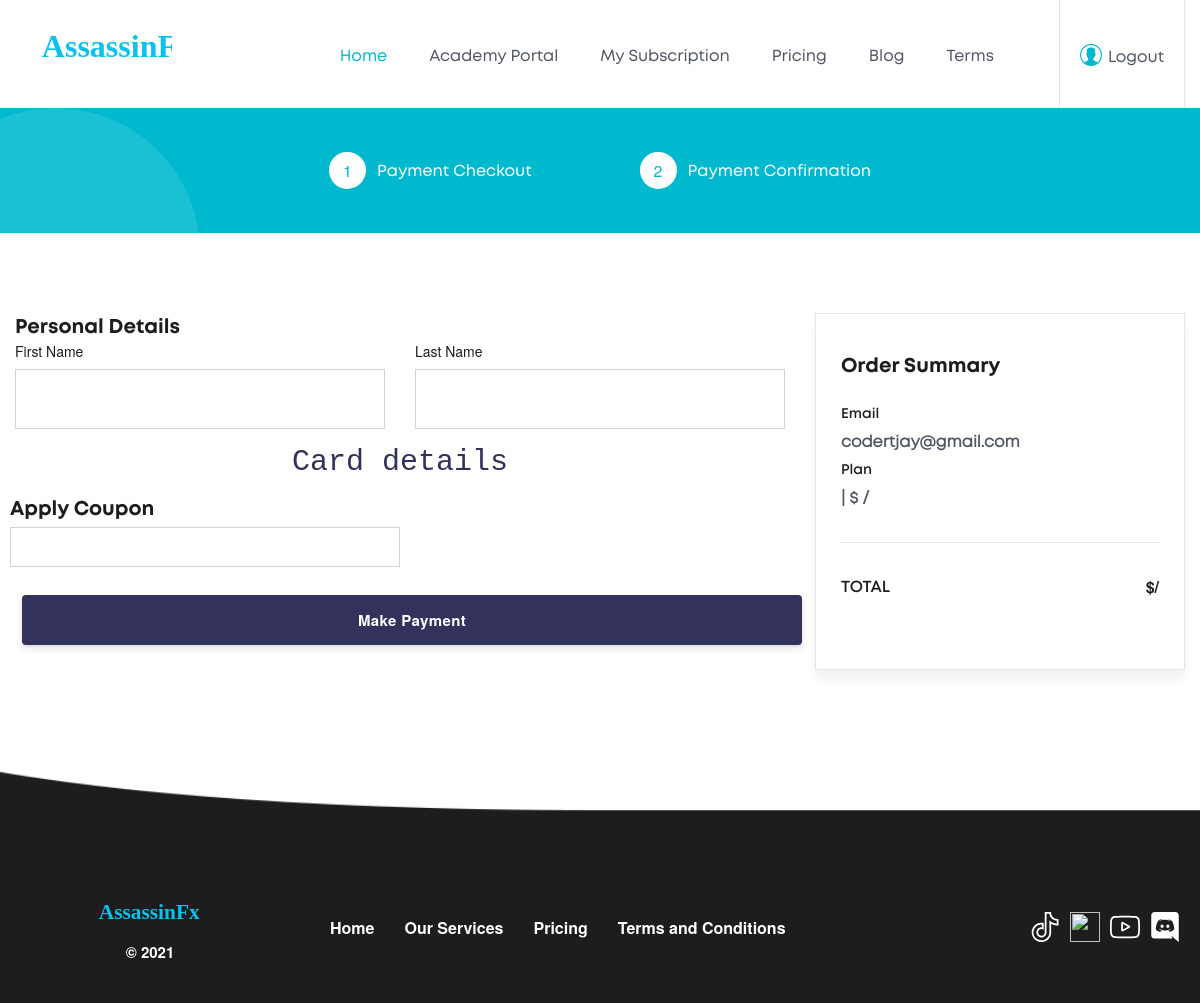
The app's page /signal/Quaterly/ (signed in), older data.
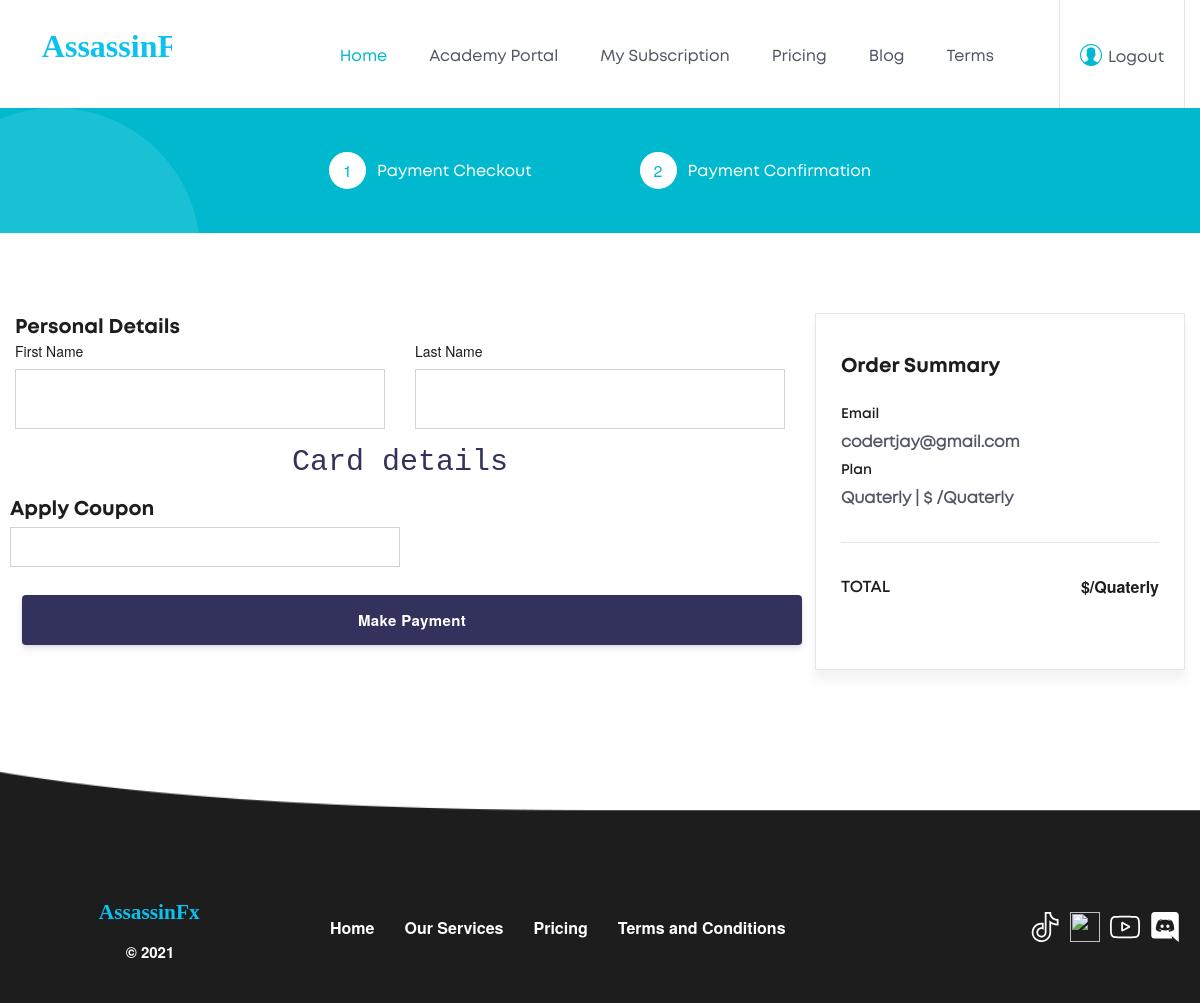
The same page, newer data.
### signal_app/models.py (models this page shows, shortened)
class SignalType(models.Model):
    signal_choice = models.CharField(max_length=20, choices=signal_choices)
    stripe_plan_id = models.CharField(max_length=40)
    timestamp = models.DateTimeField(auto_now_add=True)
    def __str__(self):
        return self.signal_choice
    @property
    def price(self):
        try:
            response = stripe.Price.retrieve(self.stripe_plan_id)
            price = response['unit_amount'] / 100
            return price
        except:
            return 0

### signal_app/views.py (the view, shortened to what this page needs)
# urls.py: path('<str:signal_choice>/', SignalPaymentView.as_view(), name='signal_payment'),
class SignalPaymentView(LoginRequiredMixin, View):
    def get(self, request, signal_choice):
        form = UserUpdateForm(request.FILES or None, instance=request.user)
        signal = SignalType.objects.filter(signal_choice=signal_choice).first()
        user_signal_sub = UserSignalSubscription.objects.filter(
            user=request.user).first()
        if signal:
            print(signal)
            """In here i am checking if the user have a current signal if he/she has i would redirect
             the him/her to the signal page"""
        return render(request, 'HomePage/signal/signal_detail.html', {'signal': signal, 'form': form})

### templates/HomePage/signal/signal_detail.html (shortened to what this page needs)
{% extends 'HomePage/home_base.html' %} {% load static %} {% block title %} signal {% endblock %} {% block style %}
<link rel="stylesheet" href="{% static 'stripe_assets/css/checkout.css' %}" /> {% endblock %} {% block content %}
<section class="pricing-table">
    <div id="smartwizard">
        <ul class="step-links">
            <li>
                <a href="#step-2"><span><small>1</small></span>Payment
                        Checkout</a
                    >
                </li>
                <li>
                    <a href="#"
                    ><span><small>2</small></span>Payment
                        Confirmation</a
                    >
                </li>
            </ul>
            <div class="container mx-auto pr-wrapper">
                <div id="step-2" class="">
                    <div class="wrapper-step">
                        <div class="row">
                            <div class="col-lg-8">
                                <form action="." method="post" id="payment-form">
                                    <h3 class="heading3">Personal Details</h3>
                                    <div class="row">
                                        <div class="col-md-6">
                                            <div class="form-group">
                                                <label for="">First Name</label>
                                                <input
                                                        type="text"
                                                        name="first_name"
                                                        id="id_first_name"
                                                        value="{{ request.user.first_name }}"
                                                        class="form-control"
                                                />
                                            </div>
                                        </div>
                                        <div class="col-md-6">
                                            <div class="form-group">
                                                <label for="">Last Name</label>
                                                <input
                                                        type="text"
                                                        name="last_name"
                                                        id="id_last_name"
                                                        value="{{ request.user.last_name }}"
                                                        class="form-control"
                                                />
                                            </div>
                                        </div>
                                    </div>
                                    <h1 class="text-center h1_size">Card details</h1>
                                    <div class="form-row">
                                        <div id="card-errors" role="alert"></div>
                                        <h5 class="lead">Apply Coupon</h5>
                                        <input  type="text" id="id_coupon" name="coupon"
                                        onchange="myfunc()"
                                        class="form-control"
                                               style="max-width:50%;height: 40px"/>
                                        <button id="submit-button">Make Payment</button>
                                    </div>
                                </form>
                            </div>
                            <div class="col-lg-4">
                                <div class="order-box">
                                    <h3 class="heading3">Order Summary</h3>
                                    <div class="order-c">
                                        <h3>Email</h3>
                                        <p>{{ request.user.email }}</p>
                                    </div>
                                    <div class="order-c">
                                        <h3>Plan</h3>
                                        <p>
                                            {{ signal.signal_choice }}
                                            |
                                            <b>${{ signal.price }}</b>
                                            /{{ signal.signal_choice }}
                                        </p>
                                    </div>
                                    <div class="total">
                                        <p>
                                            <strong>Total</strong>
                                            <span>
                                <b>${{ signal.price }}</b>/{{ signal.signal_choice }}</span
                                            >
                                        </p>
                                    </div>
                                </div>
                            </div>
                        </div>
                    </div>
                </div>
            </div>
        </div>
    </section>
{% endblock content %}

### templates/HomePage/home_base.html (shortened to what this page needs)
{% load hosts %} {% load static %}
<!doctype html>
<html lang="en">
<head>
    <link type="text/css" href="{% static 'StudentDashboard/assets/css/vendor-fontawesome-free.css' %}" rel="stylesheet">
    <link type="text/css" href="{% static 'StudentDashboard/assets/css/vendor-fontawesome-free.rtl.css' %}" rel="stylesheet">
    <link rel="stylesheet" href="{% static 'HomePage/css/style.css' %}">
    <link rel="stylesheet" href="{% static 'HomePage/css/media.css' %}">
    <link type="text/css" href="{% static 'HomePage/css/all.css' %}" rel="stylesheet"> {% block style %} {% endblock %}
</head>
<body style="font-family:{% static 'HomePage/fonts/best_stories/BestStories.otf' %} ">
    <div class="wrapper">
        <header>
            <div class="container">
                <nav class="navbar navbar-expand-lg">
                    <a class="navbar-brand" href="{% url 'home:home' %}">
                        <svg xmlns="http://www.w3.org/2000/svg" width="157" height="50" viewBox="0 0 157 75">
                        <defs>
                            <style>
                                @font-face {
                                    src: url("{% static 'HomePage/fonts/best_stories/BestStories.otf' %}");
                                    font-family: font1;
                                }
                                .cls-1 {
                                    font-family: handwritting;
                                }
                            </style>
                        </defs>
                        <g id="Group_2" data-name="Group 2" transform="translate(-465 -289)">
                            <g id="Group_1" data-name="Group 1">
                                <text id="AssassinFx_" data-name="AssassinFx " class="cls-1"
                                      transform="translate(466 331)">
                                    <tspan x="0" y="0" class="l1">AssassinFx</tspan>
                                </text>
                            </g>
                        </g>
                    </svg>
                    </a>
                    <div class="collapse navbar-collapse " id="navbarSupportedContent">
                        <ul class="navbar-nav ml-auto">
                            <li class="active"><a href="{% url 'home:home' %}">Home</a></li>
                            <li><a href="{% host_url 'course_list' host 'academy' %}">Academy Portal</a></li>
                            <li><a href="{% url 'memberships:profile' %}">My Subscription</a></li>
                            <li><a href="{% url 'home:price' %}">Pricing</a></li>
                            <li><a href="{% url 'blog:blog_list' %}">Blog</a></li>
                            <li><a href="{% url 'home:terms_and_condition' %}">Terms</a></li>
                        </ul>
                    </div>
                    {% if request.user.is_authenticated %}
                    <div class="user-mian ml-auto"><a href="{% url 'account_logout' %}" data-toggle="modal" data-target="#logout_modal"><span>
                        <img src="{% static 'HomePage/images/av.png' %}" alt=""></span>Logout</a>
                    </div>
                    {% endif %}
                </nav>
            </div>
        </header>
         {% block content %} {% endblock content %}
        <footer>
            <div class="container">
                <div class="row align-items-center ">
                    <div class="col-lg-3">
                        <div class="f-logo" style="display: flex; flex-direction: column; align-items: center; justify-content: center;">
                            <a href="#" class="footer-logo">
                                <svg xmlns="http://www.w3.org/2000/svg" width="157" height="50" viewBox="0 0 157 75">
                                <g id="Group_2" data-name="Group 2" transform="translate(-465 -289)">
                                    <g id="Group_1" data-name="Group 1">
                                        <text id="AssassinFx_" data-name="AssassinFx " class="cls-1"
                                              transform="translate(466 331)">
                                            <tspan x="0" y="0" class="l1" style="font-size: 2em;">AssassinFx</tspan>
                                        </text>
                                    </g>
                                </g>
                            </svg>
                            </a>
                            <p style="color: #fff; font-size: 15px;"> &copy; 2021</p>
                        </div>
                    </div>
                    <div class="col-lg-9">
                        <div class="footer-links">
                            <ul class="q-links">
                                <li><a href="{% url 'home:home' %}">Home</a></li>
                                <li><a href="{% url 'home:home' %}#service">Our Services</a></li>
                                <li><a href="{% url 'home:price' %}">Pricing</a></li>
                                <li><a href="{% url 'home:terms_and_condition' %}">Terms and Conditions</a></li>
                            </ul>
                            <ul class="social-footer">
                                <a href="{{ tiktok_url }}" style="margin: 0 5px;" target="_blank"><img style="color: white; width: 30px; height: 30px;" src="{% static 'HomePage/svg/tik-tok2.svg' %}" alt="">
                                </a>
                                <a href="{{ instagram_url }}" style="margin: 0 5px;" target="_blank"><img style="width: 30px; height: 30px;" src="{% static 'HomePage/svg/instagram2.svg' %}" /></a>
                                <a href="https://www.youtube.com/channel/UCwRBWB24FOopxyGjtMz9YOA" data-wow-duration="1s" data-wow-delay="0.5s" style="margin: 0 5px;">
                                    <img style="width: 30px; height: 30px; color: #fff;" src="{% static 'HomePage/svg/youtube2.svg' %}" />
                                </a>
                                <a href="https://discord.gg/ninjaassassin" style="margin: 0 5px;" target="_blank" data-wow-duration="1s" data-wow-delay="0.5s"><span><img alt=""><img
                                                style="width: 30px; height: 30px;"
                                                src="{% static 'HomePage/svg/discord2.svg' %}" /></span>
                                    </a>
                            </ul>
                        </div>
                    </div>
                </div>
            </div>
        </footer>
    </div>
</body>
</html>

Row changes from the older to the newer data that the page shows:
now on this page (row edited): SignalType: signal_choice "Quaterly"
